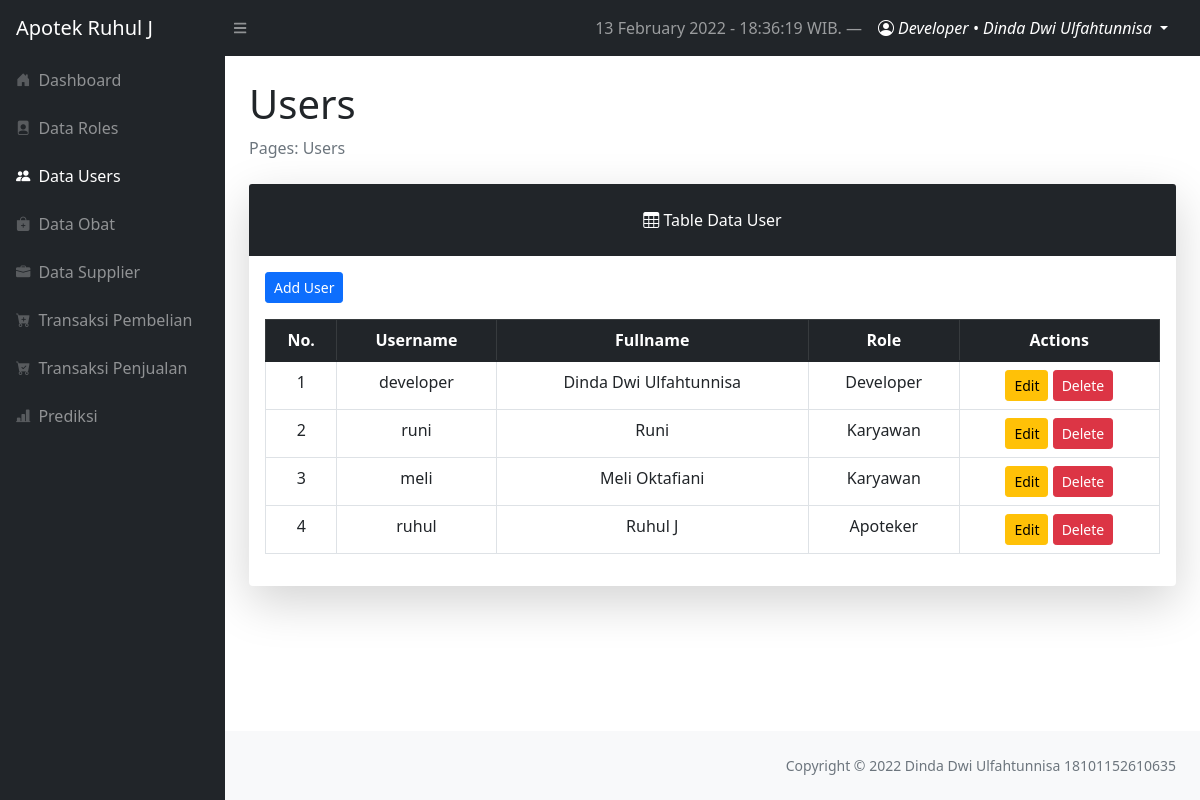
/layouts/dashboard/index.php?page=users (signed in), run on an earlier commit of the app's database.
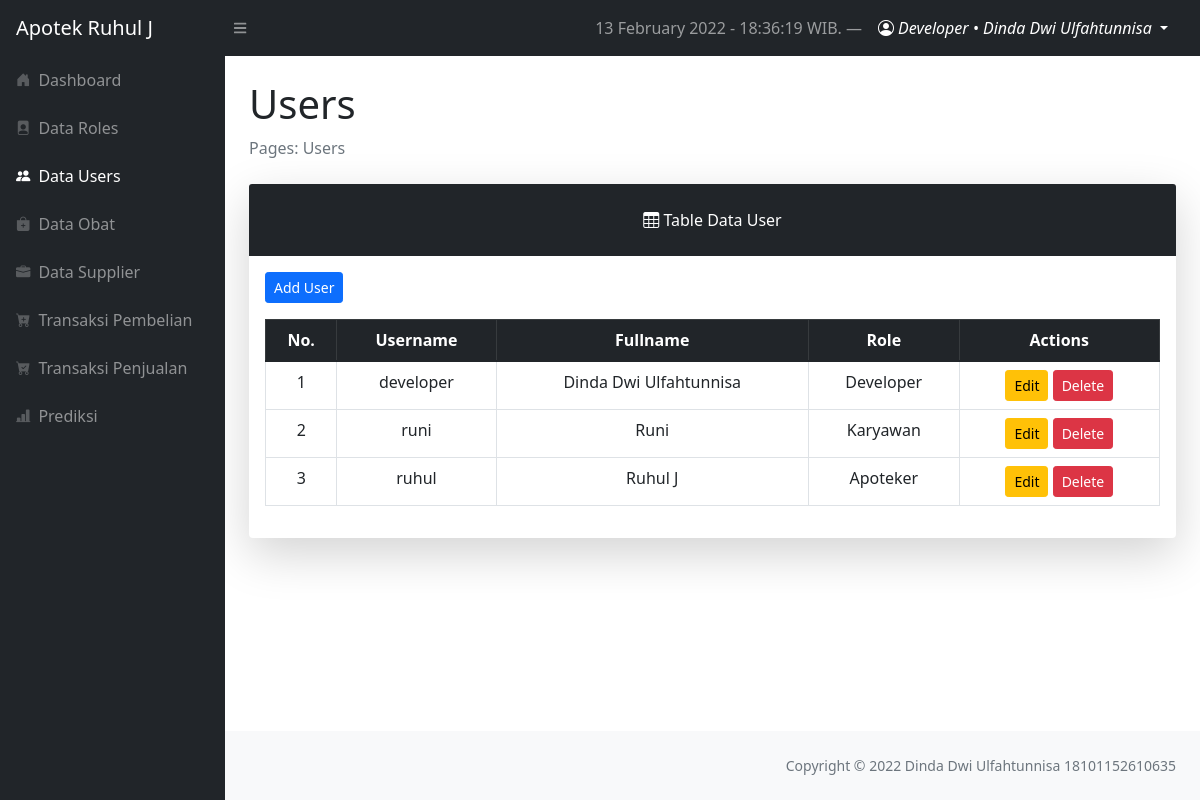
And on a later commit of the database.
### tables this page shows
CREATE TABLE `users` (
  `user_id` int(11) NOT NULL,
  `username` varchar(12) NOT NULL,
  `fullname` varchar(255) NOT NULL,
  `password` varchar(255) NOT NULL,
  `role_id` int(2) NOT NULL
);

CREATE TABLE `roles` (
  `role_id` int(11) NOT NULL,
  `role_level` varchar(50) NOT NULL
);

### config/config.php (called while the page is built, shortened)
<?php
$localhost  = "localhost";
$username   = "root";
$password   = "";
$db         = "forecasting_apotek";
$conn = mysqli_connect($localhost, $username, $password, $db);
function query($query)
{
    global $conn;
    $result = mysqli_query($conn, $query);
    while ($row = mysqli_fetch_assoc($result)) {
        $rows[] = $row;
    }
    return $rows;
}

### layouts/dashboard/users/index.php (the view, shortened to what this page needs)
<?php
require '../../config/config.php';
$users = query("SELECT * FROM users INNER JOIN roles ON roles.role_id = users.role_id");
$no = 1
?>
<main>
    <div class="container-fluid px-4">
        <h1 class="mt-4">Users</h1>
        <ol class="breadcrumb mb-4">
            <li class="breadcrumb-item active">Pages: Users</li>
        </ol>
        <div class="card shadow-lg border-0 mb-4">
            <div class="card-header border-0 text-center p-4 bg-dark text-white">
                <i class="bi bi-table"></i>
                Table Data User
            </div>
            <div class="card-body border-0">
                <a href="?page=users/create" class="btn btn-sm btn-primary mb-3">Add User</a>
                <table class="table table-bordered table-hover table-responsive-sm text-center rounded">
                    <thead class="table-dark">
                        <th scope="col">No.</th>
                        <th scope="col">Username</th>
                        <th scope="col">Fullname</th>
                        <th scope="col">Role</th>
                        <th scope="col">Actions</th>
                    </thead>
                    <tbody>
                        <?php foreach ($users as $user) : ?>
                            <tr>
                                <td><?= $no++; ?></td>
                                <td><?= $user['username']; ?></td>
                                <td class="text-capitalize"><?= $user['fullname']; ?></td>
                                <td class="text-capitalize"><?= $user['role_level']; ?>
                                </td>
                                <td>
                                    <a href="index.php?page=users/update&id=<?= $user['user_id'] ?>" class="btn btn-sm btn-warning">Edit</a>
                                    <a href="index.php?page=users/delete&id=<?= $user['user_id'] ?>" class="btn btn-sm btn-danger" onclick="return confirm('Are you sure to delete user?')">Delete</a>
                                </td>
                            </tr>
                        <?php endforeach; ?>
                    </tbody>
                </table>
            </div>
        </div>
</main>

What changed in the data, as far as the page shows it:
removed users: username "meli", fullname "Meli Oktafiani", role.role_level "Karyawan"
